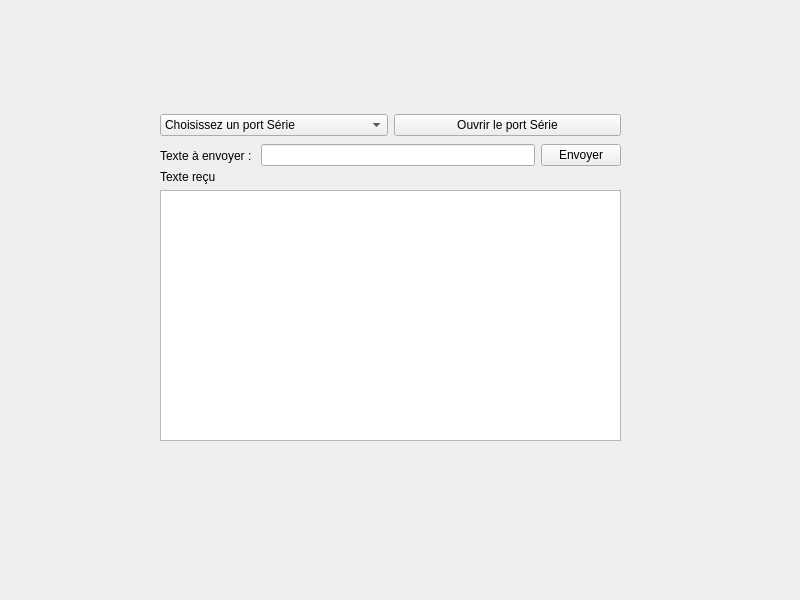
<?xml version="1.0" encoding="UTF-8"?>
<ui version="4.0">
 <class>LiaisonSerie</class>
 <widget class="QWidget" name="LiaisonSerie">
  <property name="geometry">
   <rect>
    <x>0</x>
    <y>0</y>
    <width>800</width>
    <height>600</height>
   </rect>
  </property>
  <property name="windowTitle">
   <string>LiaisonSerie</string>
  </property>
  <widget class="QWidget" name="layoutWidget">
   <property name="geometry">
    <rect>
     <x>160</x>
     <y>140</y>
     <width>461</width>
     <height>31</height>
    </rect>
   </property>
   <layout class="QHBoxLayout" name="horizontalLayout_2">
    <item>
     <widget class="QLabel" name="labelTexte">
      <property name="text">
       <string>Texte à envoyer : </string>
      </property>
     </widget>
    </item>
    <item>
     <widget class="QLineEdit" name="lineEdit"/>
    </item>
    <item>
     <widget class="QPushButton" name="pushButton">
      <property name="text">
       <string>Envoyer</string>
      </property>
     </widget>
    </item>
   </layout>
  </widget>
  <widget class="QWidget" name="layoutWidget_2">
   <property name="geometry">
    <rect>
     <x>160</x>
     <y>110</y>
     <width>461</width>
     <height>31</height>
    </rect>
   </property>
   <layout class="QHBoxLayout" name="horizontalLayout">
    <item>
     <widget class="QComboBox" name="comboBoxChoix">
      <item>
       <property name="text">
        <string>Choisissez un port Série</string>
       </property>
      </item>
     </widget>
    </item>
    <item>
     <widget class="QPushButton" name="pushButtonValeur">
      <property name="text">
       <string>Ouvrir le port Série</string>
      </property>
     </widget>
    </item>
   </layout>
  </widget>
  <widget class="QWidget" name="layoutWidget_3">
   <property name="geometry">
    <rect>
     <x>160</x>
     <y>170</y>
     <width>461</width>
     <height>271</height>
    </rect>
   </property>
   <layout class="QGridLayout" name="gridLayout">
    <item row="0" column="0">
     <widget class="QLabel" name="label">
      <property name="text">
       <string>Texte reçu</string>
      </property>
     </widget>
    </item>
    <item row="1" column="0">
     <widget class="QTextEdit" name="textEdit"/>
    </item>
   </layout>
  </widget>
 </widget>
 <resources/>
 <connections/>
</ui>
